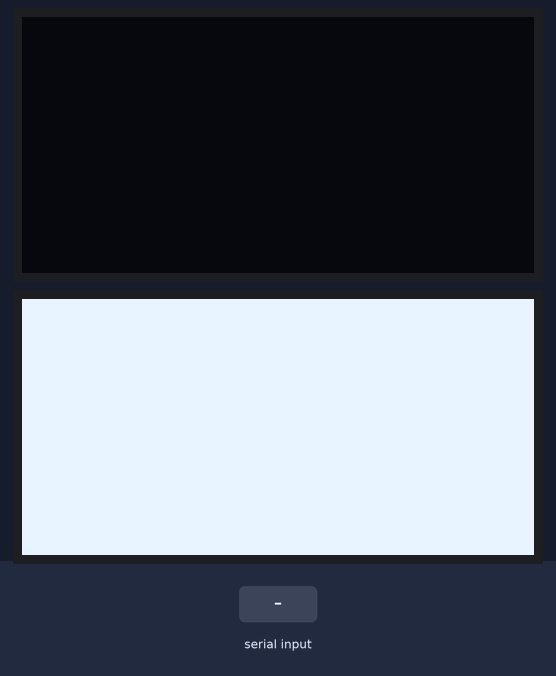
Bench run of a sketch on a simulated Raspberry Pi Pico. On the bench: 2 × 128×64 one-colour display. Wiring (inferred from the names in the program): SSD1306 OLED at I2C address 0x3C. The test bench sets the inputs (shaded band). What the sketch prints to the serial monitor is not drawn.

Above: at 1.5 s.
1.6 s: "t" received over Serial
At 2.1 s:
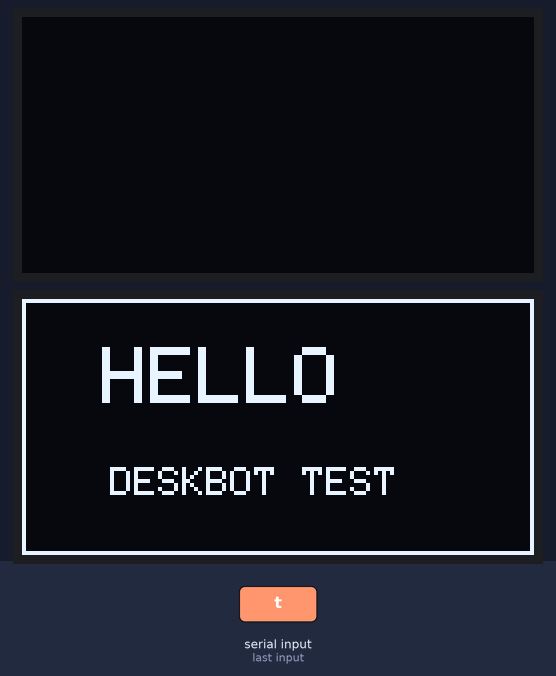
3.1 s: "a" received over Serial
At 4.5 s:
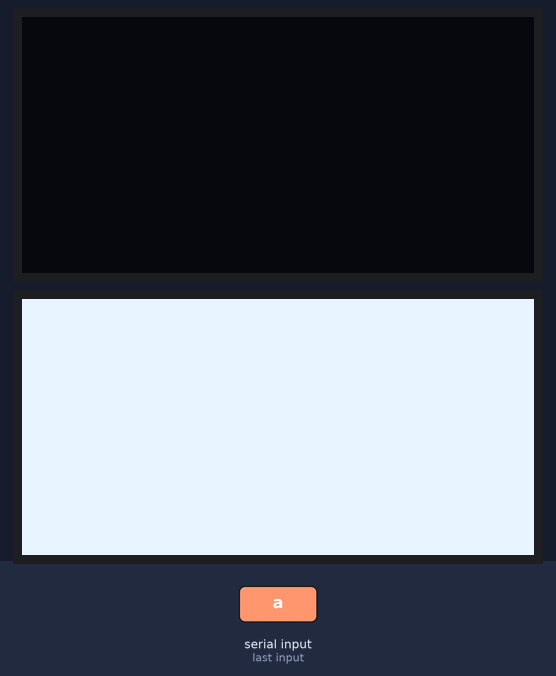
Timing chart, 0 to 6.1 s (numbered marks = the images above; inputs shaded):
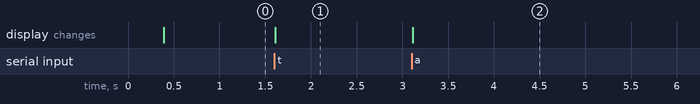

The sketch:

oled_diagnostic.ino
```cpp
#include <Arduino.h>
#include <Wire.h>
#include <Adafruit_GFX.h>
#include <Adafruit_SSD1306.h>

// Independent, persistent panel test. No host app or Deskbot protocol needed.
Adafruit_SSD1306 oled(128, 64, &Wire, -1, 100000, 100000);
bool ready = false;
bool allPixels = true;

bool command(const uint8_t *bytes, size_t size) {
  Wire.beginTransmission(0x3C);
  Wire.write(0x00);
  Wire.write(bytes, size);
  return Wire.endTransmission() == 0;
}

// Set each 8-row page and column explicitly, rather than relying on
// horizontal auto-increment across the full 1,024-byte display memory.
bool displayPages() {
  const uint8_t mode[] = {0x2E, 0x20, 0x02};
  if (!command(mode, sizeof(mode))) return false;
  for (uint8_t page = 0; page < 8; ++page) {
    const uint8_t position[] = {static_cast<uint8_t>(0xB0 | page), 0x00, 0x10};
    if (!command(position, sizeof(position))) return false;
    for (uint8_t column = 0; column < 128; column += 16) {
      Wire.beginTransmission(0x3C);
      Wire.write(0x40);
      Wire.write(oled.getBuffer() + page * 128 + column, 16);
      if (Wire.endTransmission() != 0) return false;
    }
  }
  return true;
}

void setup() {
  Serial.begin(115200);
  delay(250);
  Wire.setSDA(4);
  Wire.setSCL(5);
  Wire.begin();
  Wire.setClock(100000);
  Wire.beginTransmission(0x3C);
  const int busError = Wire.endTransmission();
  ready = busError == 0 && oled.begin(SSD1306_SWITCHCAPVCC, 0x3C, false, false);
  if (!ready) return;
  oled.clearDisplay();
  oled.drawRect(0, 0, 128, 64, SSD1306_WHITE);
  oled.setTextColor(SSD1306_WHITE);
  oled.setTextSize(2);
  oled.setCursor(20, 12);
  oled.println("HELLO");
  oled.setTextSize(1);
  oled.setCursor(22, 42);
  oled.println("DESKBOT TEST");
  ready = displayPages();
  // Bypass GDDRAM to distinguish image-transfer errors from row output.
  const uint8_t allOn[] = {0x81, 0x40, 0xA5, 0xAF};
  ready = ready && command(allOn, sizeof(allOn));
}

void loop() {
  static uint32_t nextReport = 0;
  while (Serial.available()) {
    const char request = Serial.read();
    if (request == 't') {
      const uint8_t normal[] = {0xA4};
      ready = command(normal, sizeof(normal)) && displayPages();
      allPixels = false;
    } else if (request == 'a') {
      const uint8_t allOn[] = {0xA5, 0xAF};
      ready = command(allOn, sizeof(allOn));
      allPixels = true;
    } else if (request == 'c' || request == 'n') {
      const uint8_t com[] = {0xDA, static_cast<uint8_t>(request == 'c' ? 0x02 : 0x12)};
      ready = command(com, sizeof(com));
    }
  }
  if (Serial.dtr() && static_cast<int32_t>(millis() - nextReport) >= 0) {
    Serial.println(!ready ? "OLED_DIAGNOSTIC: I2C failed" : allPixels ? "OLED_DIAGNOSTIC: ALL PIXELS ON" : "OLED_DIAGNOSTIC: page-addressed text");
    nextReport = millis() + 2000;
  }
  delay(10);
}
```

Measured:
- after the input at 1.6 s, the display: changes at once (image 1)
- after the input at 3.1 s, the display: changes at once (image 2)
